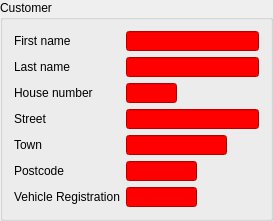
      <widget class="QGroupBox" name="groupBox_2">
       <property name="title">
        <string>Customer</string>
       </property>
       <layout class="QFormLayout" name="formLayout">
        <item row="0" column="0">
         <widget class="QLabel" name="firstNameLabel">
          <property name="text">
           <string>First name</string>
          </property>
         </widget>
        </item>
        <item row="0" column="1">
         <widget class="ValidatingLineEdit" name="firstNameLineEdit">
          <property name="minimumSize">
           <size>
            <width>133</width>
            <height>20</height>
           </size>
          </property>
          <property name="maximumSize">
           <size>
            <width>133</width>
            <height>20</height>
           </size>
          </property>
          <property name="toolTip">
           <string>Customer first name.</string>
          </property>
          <property name="statusTip">
           <string>Status test</string>
          </property>
          <property name="whatsThis">
           <string>The analog clock widget displays the current time.</string>
          </property>
          <property name="styleSheet">
           <string notr="true">QLineEdit {background-color: red;}</string>
          </property>
          <property name="regexString" stdset="0">
           <string>name</string>
          </property>
         </widget>
        </item>
        <item row="1" column="0">
         <widget class="QLabel" name="lastNameLabel">
          <property name="text">
           <string>Last name</string>
          </property>
         </widget>
        </item>
        <item row="1" column="1">
         <widget class="ValidatingLineEdit" name="lastNameLineEdit">
          <property name="minimumSize">
           <size>
            <width>133</width>
            <height>20</height>
           </size>
          </property>
          <property name="maximumSize">
           <size>
            <width>133</width>
            <height>20</height>
           </size>
          </property>
          <property name="toolTip">
           <string>Customer last name.</string>
          </property>
          <property name="whatsThis">
           <string>The analog clock widget displays the current time.</string>
          </property>
          <property name="styleSheet">
           <string notr="true">QLineEdit {background-color: red;}</string>
          </property>
          <property name="regexString" stdset="0">
           <string>name</string>
          </property>
         </widget>
        </item>
        <item row="2" column="0">
         <widget class="QLabel" name="houseNumberLabel">
          <property name="text">
           <string>House number</string>
          </property>
         </widget>
        </item>
        <item row="2" column="1">
         <widget class="ValidatingLineEdit" name="houseNumberLineEdit">
          <property name="minimumSize">
           <size>
            <width>51</width>
            <height>20</height>
           </size>
          </property>
          <property name="maximumSize">
           <size>
            <width>51</width>
            <height>20</height>
           </size>
          </property>
          <property name="toolTip">
           <string>Customer house number.</string>
          </property>
          <property name="whatsThis">
           <string>The analog clock widget displays the current time.</string>
          </property>
          <property name="styleSheet">
           <string notr="true">QLineEdit {background-color: red;}</string>
          </property>
          <property name="regexString" stdset="0">
           <string>houseNumber</string>
          </property>
         </widget>
        </item>
        <item row="3" column="0">
         <widget class="QLabel" name="streetLabel">
          <property name="text">
           <string>Street</string>
          </property>
         </widget>
        </item>
        <item row="3" column="1">
         <widget class="ValidatingLineEdit" name="streetLineEdit">
          <property name="minimumSize">
           <size>
            <width>133</width>
            <height>20</height>
           </size>
          </property>
          <property name="maximumSize">
           <size>
            <width>133</width>
            <height>20</height>
           </size>
          </property>
          <property name="toolTip">
           <string>Customer address street.</string>
          </property>
          <property name="whatsThis">
           <string>The analog clock widget displays the current time.</string>
          </property>
          <property name="styleSheet">
           <string notr="true">QLineEdit {background-color: red;}</string>
          </property>
          <property name="regexString" stdset="0">
           <string>street</string>
          </property>
         </widget>
        </item>
        <item row="4" column="0">
         <widget class="QLabel" name="townLabel">
          <property name="text">
           <string>Town</string>
          </property>
         </widget>
        </item>
        <item row="4" column="1">
         <widget class="ValidatingLineEdit" name="townLineEdit">
          <property name="minimumSize">
           <size>
            <width>101</width>
            <height>20</height>
           </size>
          </property>
          <property name="maximumSize">
           <size>
            <width>101</width>
            <height>20</height>
           </size>
          </property>
          <property name="toolTip">
           <string>Customer address town.</string>
          </property>
          <property name="whatsThis">
           <string>The analog clock widget displays the current time.</string>
          </property>
          <property name="styleSheet">
           <string notr="true">QLineEdit {background-color: red;}</string>
          </property>
          <property name="regexString" stdset="0">
           <string>town</string>
          </property>
         </widget>
        </item>
        <item row="5" column="0">
         <widget class="QLabel" name="postcodeLabel">
          <property name="text">
           <string>Postcode</string>
          </property>
         </widget>
        </item>
        <item row="5" column="1">
         <widget class="ValidatingLineEdit" name="postcodeLineEdit">
          <property name="minimumSize">
           <size>
            <width>51</width>
            <height>20</height>
           </size>
          </property>
          <property name="maximumSize">
           <size>
            <width>71</width>
            <height>20</height>
           </size>
          </property>
          <property name="toolTip">
           <string>Customer address postcode.</string>
          </property>
          <property name="whatsThis">
           <string>The analog clock widget displays the current time.</string>
          </property>
          <property name="styleSheet">
           <string notr="true">QLineEdit {background-color: red;}</string>
          </property>
          <property name="regexString" stdset="0">
           <string>postcode</string>
          </property>
         </widget>
        </item>
        <item row="6" column="0">
         <widget class="QLabel" name="vehicleRegistrationLabel">
          <property name="text">
           <string>Vehicle Registration</string>
          </property>
         </widget>
        </item>
        <item row="6" column="1">
         <widget class="ValidatingLineEdit" name="vehicleRegistrationLineEdit">
          <property name="minimumSize">
           <size>
            <width>71</width>
            <height>20</height>
           </size>
          </property>
          <property name="maximumSize">
           <size>
            <width>71</width>
            <height>20</height>
           </size>
          </property>
          <property name="toolTip">
           <string>Customer's vehicle registration number.</string>
          </property>
          <property name="whatsThis">
           <string>The analog clock widget displays the current time.</string>
          </property>
          <property name="styleSheet">
           <string notr="true">QLineEdit {background-color: red;}</string>
          </property>
          <property name="regexString" stdset="0">
           <string>post2001Reg</string>
          </property>
         </widget>
        </item>
       </layout>
      </widget>
